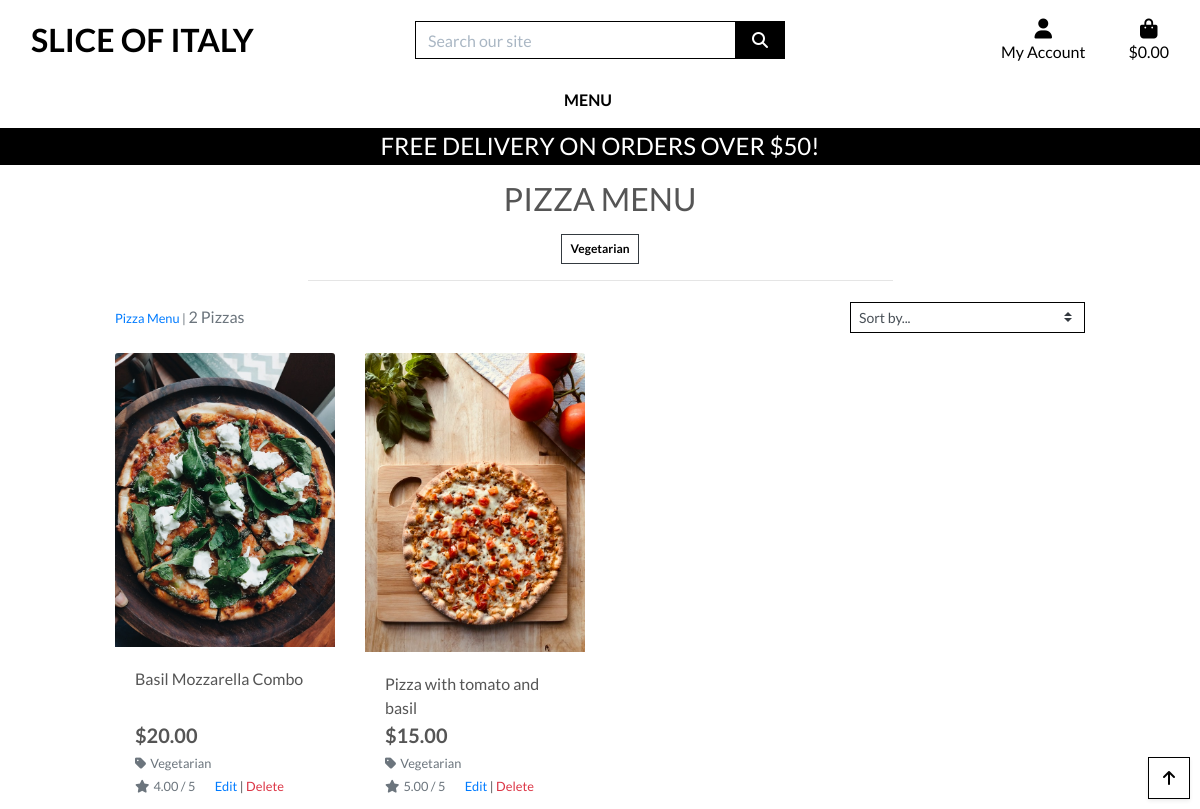
Page /pizzas/?category=vegetarian (signed in) on the committed database.
### pizzas/models.py (models this page shows, shortened)
class Category(models.Model):
    class Meta:
        verbose_name_plural = 'Categories'
    name = models.CharField(max_length=254)
    friendly_name = models.CharField(max_length=254, null=True, blank=True)

class Pizza(models.Model):
    category = models.ForeignKey('Category', null=True, blank=True, on_delete=models.SET_NULL)
    sku = models.CharField(max_length=254, null=True, blank=True)
    name = models.CharField(max_length=254)
    description = models.TextField()
    price = models.DecimalField(max_digits=6, decimal_places=2)
    rating = models.DecimalField(max_digits=6, decimal_places=2, null=True, blank=True)
    image_url = models.URLField(max_length=1024, null=True, blank=True)
    image = models.ImageField(null=True, blank=True)

### pizzas/views.py (the view)
# urls.py: path('', views.pizzas, name='pizzas'),
def pizzas(request):
    pizzas = Pizza.objects.all()
    query = request.GET.get('q')
    categories = request.GET.getlist('category')
    sort = request.GET.get('sort')
    direction = request.GET.get('direction')
    if query:
        queries = Q(name__icontains=query) | Q(description__icontains=query)
        pizzas = pizzas.filter(queries)
    if categories:
        pizzas = pizzas.filter(category__name__in=categories)
        categories = Category.objects.filter(name__in=categories)
    if sort:
        if direction == 'desc':
            sort = f'-{sort}'
        pizzas = pizzas.order_by(sort)
    context = {
        'pizzas': pizzas,
        'search_term': query,
        'current_categories': categories,
        'current_sorting': f'{sort}_{direction}',
    }
    return render(request, 'pizzas/pizzas.html', context)

### bag/contexts.py (called while the page is built, shortened)
def bag_contents(request):
    bag_items = []
    total = 0
    pizza_count = 0
    bag = request.session.get('bag', {})
    if total < settings.FREE_DELIVERY_THRESHOLD:
        delivery = total * Decimal(settings.STANDARD_DELIVERY_PERCENTAGE / 100)
        free_delivery_delta = settings.FREE_DELIVERY_THRESHOLD - total
    else:
        delivery = 0
        free_delivery_delta = 0
    grand_total = delivery + total
    context = {
        'bag_items': bag_items,
        'total': total,
        'pizza_count': pizza_count,
        'delivery': delivery,
        'free_delivery_delta': free_delivery_delta,
        'free_delivery_threshold': settings.FREE_DELIVERY_THRESHOLD,
        'grand_total': grand_total,
    }
    return context

### pizzas/templates/pizzas/pizzas.html (shortened to what this page needs)
{% extends "base.html" %}
{% load static %}
{% block page_header %}
    <div class="container header-container">
    </div>
{% endblock %}
{% block content %}
    <div class="overlay"></div>
    <div class="container-fluid">
        <div class="row">
            <div class="col text-center mt-3">
                <h2 class="logo-font">Pizza Menu</h2>
                {% for category in current_categories %}
                    <a class="category-badge text-decoration-none" href="{% url 'pizzas' %}?category={{ category.name }}">
                        <span class="p-2 mt-2 badge badge-white text-black rounded-0 border border-dark">{{ category.friendly_name }}</span>
                    </a>
                {% endfor %}
                <hr class="w-50 mb-1">
            </div>
        </div>
        <div class="row">
            <div class="pizza-container col-10 offset-1">
                <div class="row mt-1 mb-2">
                    <div class="col-12 col-md-6 my-auto order-md-last d-flex justify-content-center justify-content-md-end">
                        <div class="sort-select-wrapper w-50">
                            <select id="sort-selector" class="custom-select custom-select-sm rounded-0 border border-{% if current_sorting != 'None_None' %}info{% else %}black{% endif %}">
                                <option value="reset" {% if current_sorting == 'None_None' %}selected{% endif %}>Sort by...</option>
                            </select>
                        </div>
                    </div>
                    <div class="col-12 col-md-6 order-md-first">
                        <p class="text-muted mt-3 text-center text-md-left">
                            {% if search_term or current_categories or current_sorting != 'None_None' %}
                                <span class="small"><a href="{% url 'pizzas' %}">Pizza Menu</a> | </span>
                            {% endif %}
                            {{ pizzas|length }} Pizzas{% if search_term %} found for <strong>"{{ search_term }}"</strong>{% endif %}
                        </p>
                    </div>
                </div>
                <div class="row">
                    {% for pizza in pizzas %}
                        <div class="col-sm-6 col-md-6 col-lg-4 col-xl-3">
                            <div class="card h-100 border-0">
                                <a href="{% url 'pizza_detail' pizza.id %}">
                                    <img class="card-img-top img-fluid" src="{{ pizza.image.url }}" alt="{{ pizza.name }}">
                                </a>
                                <div class="card-body pb-0">
                                    <p class="mb-0">{{ pizza.name }}</p>
                                </div>
                                <div class="card-footer bg-white pt-0 border-0 text-left">
                                    <div class="row">
                                        <div class="col">
                                            <p class="lead mb-0 text-left font-weight-bold">${{ pizza.price }}</p>
                                            {% if pizza.category %}
                                            <p class="small mt-1 mb-0">
                                                <a class="text-muted" href="{% url 'pizzas' %}?category={{ pizza.category.name }}">
                                                    <i class="fas fa-tag mr-1"></i>{{ pizza.category.friendly_name }}
                                                </a>
                                            </p>
                                            {% endif %}
                                            {% if pizza.rating %}
                                                <small class="text-muted"><i class="fas fa-star mr-1"></i>{{ pizza.rating }} / 5</small>
                                            {% else %}
                                                <small class="text-muted">No Rating</small>
                                            {% endif %}
                                            {% if request.user.is_superuser %}
                                                <small class="ml-3">
                                                    <a href="{% url 'edit_pizza' pizza.id %}">Edit</a> |
                                                    <a class="text-danger" href="{% url 'delete_pizza' pizza.id %}">Delete</a>
                                                </small>
                                            {% endif %}
                                        </div>
                                    </div>
                                </div>
                            </div>
                        </div>
                    {% endfor %}
                </div>
            </div>
        </div>
    </div>
    <div class="btt-button shadow-sm rounded-0 border border-black">
        <a class="btt-link d-flex h-100">
            <i class="fas fa-arrow-up text-black mx-auto my-auto"></i>
        </a>
    </div>
{% endblock %}

### static/css/base.css (style rules this page uses)
html { height: 100%; }
body { background: url('/media/homepage_background_cropped.jpg') no-repeat center center fixed; background-size: cover; height: calc(100vh - 164px); color: #555; font-family: 'Lato'; }
.logo-font { text-transform: uppercase; }
.text-black { color: #000 !important; }
.border-black { border: 1px solid black !important; }
.overlay { height: 100%; width: 100%; top: 0; left: 0; position: fixed; background: white; z-index: -1; }
.btt-button { height: 42px; width: 42px; position: fixed; bottom: 10px; right: 10px; }
.btt-link, .update-link, .remove-item { cursor: pointer; }
@media (min-width: 1200px) { .container { max-width: 80%; } }
@media (min-width: 992px) { .header-container { padding-top: 164px; } }

### rows in the picture
Category: friendly_name "Vegetarian"
Pizza: image (picture), name "Basil Mozzarella Combo", price "20.00", category.friendly_name "Vegetarian", rating "4.00"
Pizza: image (picture), name "Pizza with tomato and basil", price "15.00", category.friendly_name "Vegetarian", rating "5.00"

### other values in the picture
{{ free_delivery_threshold }} "50"
{{ pizzas|length }} "2"
